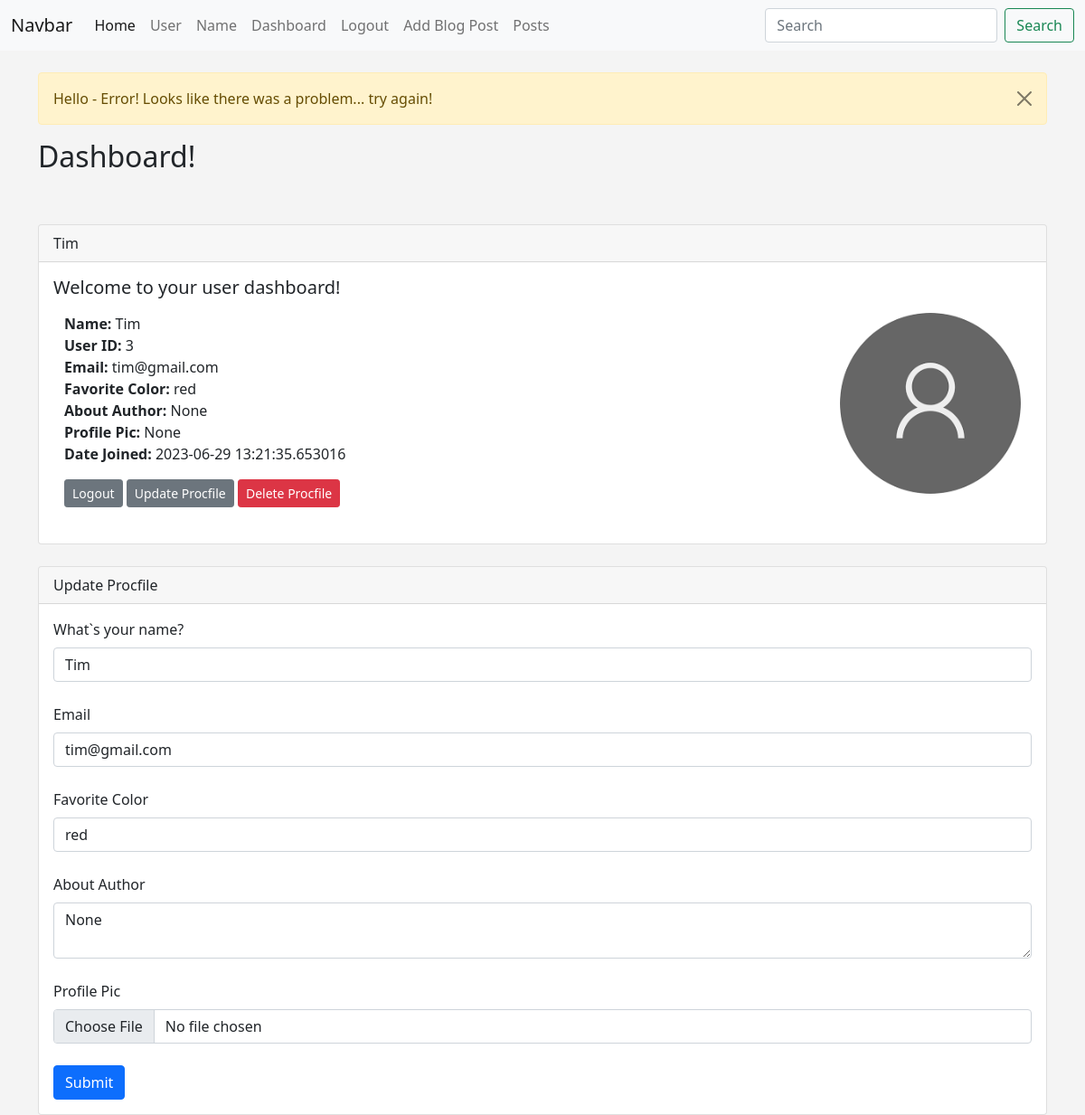
/dashboard (signed in), run on the app's committed database.
### app.py (models this page shows, shortened)
class Users(db.Model, UserMixin):
    id = db.Column(db.Integer, primary_key=True)
    name = db.Column(db.String(200), nullable=False)
    email = db.Column(db.String(120), nullable=False, unique=True)
    favorite_color = db.Column(db.String(120))
    about_author = db.Column(db.Text(500), nullable=True)
    date_added =db.Column(db.DateTime, default=datetime.utcnow)
    profile_pic = db.Column(db.String(), nullable=True)
    password_hash = db.Column(db.String(128))
    posts = db.relationship('Posts', backref='poster')
    @property
    def password(self):
        raise AttributeError('passwod is not a readable!')

### app.py (the view)
@app.route('/dashboard', methods=['GET', 'POST'])
@login_required
def dashboard():
    form = UserForm()
    id = current_user.id
    name_to_update = Users.query.get_or_404(id)
    if request.method == 'POST':
        name_to_update.name = request.form['name']
        name_to_update.email = request.form['email']
        name_to_update.favorite_color = request.form['favorite_color']
        name_to_update.about_author = request.form['about_author']
        if request.files['profile_pic']:
            name_to_update.profile_pic = request.files['profile_pic']
            pic_filename = secure_filename(name_to_update.profile_pic.filename)
            pic_name = str(uuid.uuid1()) + "_" + pic_filename
            saver = request.files['profile_pic']
            name_to_update.profile_pic = pic_name
            try:
                db.session.commit()
                saver.save(os.path.join(app.config['UPLOAD_FOLDER'], pic_name))
                flash("User Update Successfully!")
                return render_template('dashboard.html',
                                    form=form,
                                    name_to_update=name_to_update)
            except:
                flash("Error! Looks like there was a problem... try again!")
                return render_template('dashboard.html',
                                    form=form,
                                    name_to_update=name_to_update)
        else:
            db.session.commit()
            flash("User Update Successfully!")
            return render_template('dashboard.html',
                                form=form,
                                name_to_update=name_to_update)
    else:
        flash("Error! Looks like there was a problem... try again!")
        return render_template('dashboard.html',
                        form=form,
                        name_to_update=name_to_update,
                        id=id)

### webforms.py
class UserForm(FlaskForm):
    name = StringField("What`s your name?", validators=[DataRequired()])
    email = StringField("Email", validators=[DataRequired()])
    favorite_color = StringField("Favorite Color")
    about_author = TextAreaField("About Author")
    password_hash = PasswordField('Password', validators=[DataRequired(), EqualTo('password_hash2', message='Password Must Match!')])
    password_hash2 = PasswordField('Confirm Password', validators=[DataRequired()])
    profile_pic = FileField("Profile Pic")
    submit = SubmitField("Submit")

class SearchForm(FlaskForm):
    searched = StringField("Searched", validators=[DataRequired()])
    submit = SubmitField("Submit")

### app.py (called while the page is built)
@login_manager.user_loader
def load_user(user_id):
    return Users.query.get(int(user_id))

@app.context_processor
def base():
    form = SearchForm()
    return dict(form=form)

### templates/dashboard.html (shortened to what this page needs)
{% extends 'base.html' %}
{% block content %}
{% for message in get_flashed_messages() %}
<div class="alert alert-warning alert-dismissible fade show" role="alert">
    Hello {{ name }} - {{ message }}
    <button type="button" class="btn-close" data-bs-dismiss="alert" aria-label="Close"></button>
</div>
{% endfor %}
    <h2>Dashboard!</h2>
    <br><br>
    <div class="card">
        <div class="card-header">
            {{ current_user.name }}
        </div>
        <div class="card-body">
          <h5 class="card-title">Welcome to your user dashboard!</h5>
          <p class="card-text">
    <div class="container">
      <div class="row">
        <div class="col-8">
            <strong>Name: </strong>{{ current_user.name }}<br>
            <strong>User ID: </strong>{{ current_user.id }}<br>
            <strong>Email: </strong>{{ current_user.email }}<br>
            <strong>Favorite Color: </strong>{{ current_user.favorite_color }}<br>
            <strong>About Author: </strong>{{ current_user.about_author }}<br>
            <strong>Profile Pic: </strong>{{ current_user.profile_pic }}<br>
            <strong>Date Joined: </strong>{{ current_user.date_added }}<br>
          </p>
          <a href="{{ url_for('logout') }}" class="btn btn-secondary btn-sm">Logout</a>
          <a href="{{ url_for('update', id=current_user.id) }}" class="btn btn-secondary btn-sm">Update Procfile</a>
          <a href="{{ url_for('delete', id=current_user.id) }}" class="btn btn-danger btn-sm">Delete Procfile</a>
          <br><br>
        </div>
        <div class="col-4">
          {% if current_user.profile_pic %}
            <img src="{{ url_for('static', filename='imeges/' + current_user.profile_pic) }}" width="200" align="right">
          {% else %}
            <img src="{{ url_for('static', filename='imeges/Defaultimg.png') }}" width="200" align="right">
          {% endif %}
        </div>
      </div>
    </div>
      <br>
      <div class="card">
        <div class="card-header">
            Update Procfile
        </div>
        <div class="card-body">
          <form action="/dashboard" method="POST" enctype="multipart/form-data">
            {{ form.name.label(class="form-label") }}
            {{ form.name(class="form-control", value=name_to_update.name) }}
            <br>
            {{ form.email.label(class="form-label") }}
            {{ form.email(class="form-control", value=name_to_update.email) }}
            <br>
            {{ form.favorite_color.label(class="form-label") }}
            {{ form.favorite_color(class="form-control", value=name_to_update.favorite_color) }}
            <br>
            {{ form.about_author.label(class="form-label") }}
            <textarea name="about_author" class="form-control">{{ name_to_update.about_author }}</textarea>
            <br>
            {{ form.profile_pic.label(class="form-label") }}
            {{ form.profile_pic(class="form-control", value=name_to_update.profile_pic) }}
            <br>
            {{ form.submit(class="btn btn-primary") }}
        </form>
{% endblock %}

### templates/base.html (shortened to what this page needs)
<!doctype html>
<html lang="en">
  <head>
    <link href="https://cdn.jsdelivr.net/npm/bootstrap@5.0.2/dist/css/bootstrap.min.css" rel="stylesheet">
    <link href="{{ url_for('static', filename='CSS/style.css') }}" rel="stylesheet">
  </head>
  <body>
    {% include 'navbar.html' %}
    <br>
    <div class="container">
        {% block content %}
        {% endblock %}
    </div>
  </body>
</html>

### templates/navbar.html (shortened to what this page needs)
<nav class="navbar navbar-expand-lg navbar-light bg-light">
    <div class="container-fluid">
      <a class="navbar-brand" href="{{ url_for('index') }}">Navbar</a>
      <div class="collapse navbar-collapse" id="navbarSupportedContent">
        <ul class="navbar-nav me-auto mb-2 mb-lg-0">
          <li class="nav-item">
            <a class="nav-link active" aria-current="page" href="#">Home</a>
          </li>
          <li class="nav-item">
            <a class="nav-link" href="{{ url_for('user', name='Jhon') }}">User</a>
          </li>
          <li class="nav-item">
            <a class="nav-link" href="{{ url_for('name') }}">Name</a>
          </li>
          {% if current_user.is_authenticated %}
            <li class="nav-item">
              <a class="nav-link" href="{{ url_for('dashboard') }}">Dashboard</a>
            </li>
            <li class="nav-item">
              <a class="nav-link" href="{{ url_for('logout') }}">Logout</a>
            </li>
          {% endif %}
          <li class="nav-item">
            <a class="nav-link" href="{{ url_for('add_post') }}">Add Blog Post</a>
          </li>
          <li class="nav-item">
            <a class="nav-link" href="{{ url_for('posts') }}">Posts</a>
          </li>
        </ul>
        <form method="post" action="{{ url_for('search') }}" class="d-flex">
          <input class="form-control me-2" type="search" placeholder="Search" aria-label="Search" name="searched">
          <button class="btn btn-outline-success" type="submit">Search</button>
        </form>
      </div>
    </div>
  </nav>

### static/CSS/style.css (style rules this page uses)
body { background: #f4f4f4; }

### data on the page
Users: name "Tim", id "3", email "tim@gmail.com", favorite_color "red", about_author "None", profile_pic "None", date_added "2023-06-29 13:21:35.653016"

### other printed values
{{ message }} "Error! Looks like there was a problem... try again!"
